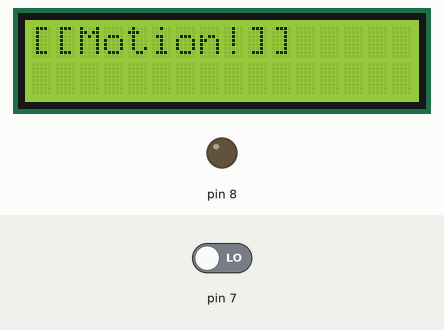
Recording of a sketch running on a simulated Arduino Uno, built with avr-gcc and run on an emulated ATmega328P. Parts: 16×2 character LCD, output pins drawn as LEDs (lit = HIGH). The inputs (shaded band) are chosen by the test bench; at power-on: pin 7 LOW.

Above: at 1.2 s.
1.3 s: pin 7 driven HIGH
At 2.2 s:
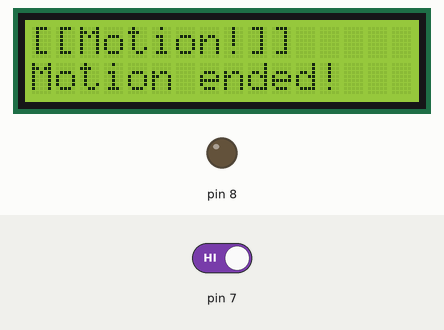
Timing chart, 0 to 4.3 s (numbered marks = the images above; inputs shaded):
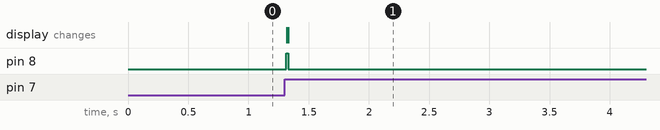

Measured:
- after the input at 1.3 s, pin 8: LOW → HIGH at once, → LOW 0.02 s later; the display: first changes at once (image 1 shows a later state)

The sketch:

pir03.ino
```cpp
// 자옹문
# include <Minicom.h>
# include <Led.h>
# include <Servo.h>
# include <SimpleTimer.h>
# include "Pir.h"

MiniCom com;
Led led(8);
Pir pir(7);
Servo door;
int timer_id = -1;  // 현재 꺼져있음

void detect_on() {
  com.print(1, "Motion detected!");
  led.on();
  door.write(90);

  SimpleTimer &timer = com.getTimer();
  if(timer_id == -1) {  // 최초 감지
    timer_id = timer.setTimeout(8000, detect_off);
  } else {
    timer.restartTimer(timer_id);
  }
}

void detect_off() {
  com.print(1, "Motion ended!");
  led.off();
  door.write(0);
  timer_id = -1;
}

void setup() {
  com.init();
  com.print(0, "[[Motion!]]");
  pir.setCallback(detect_on, NULL);
}

void loop() {
  // put your main code here, to run repeatedly:
  com.run();
  pir.check();
}
```
